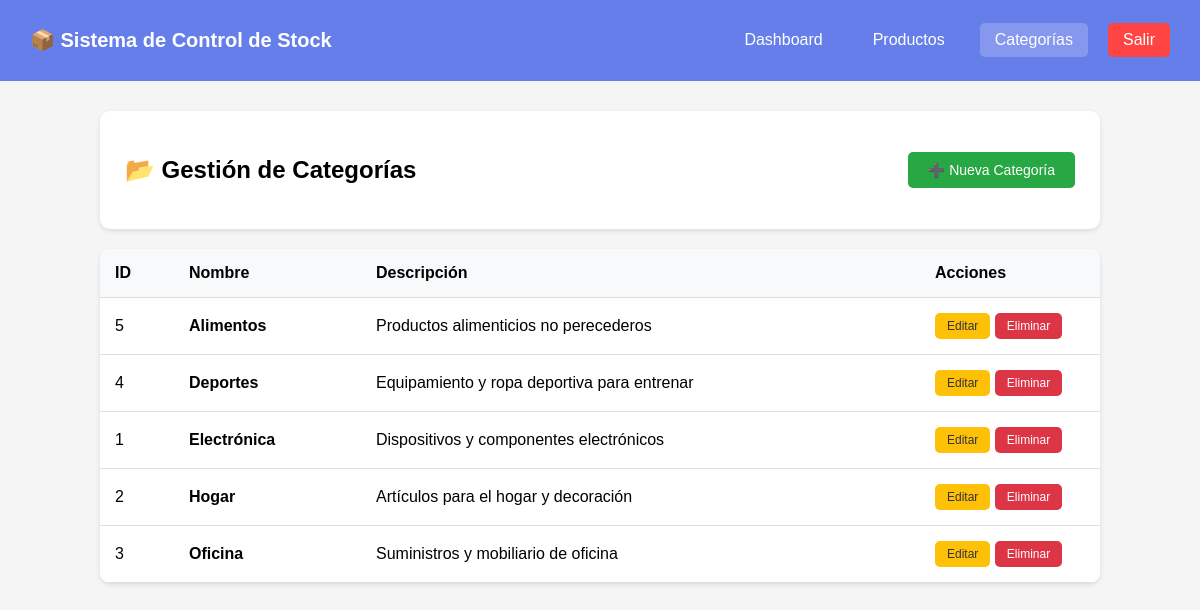
Page /categories.php (signed in) on the committed database.
### tables this page shows
CREATE TABLE `categorias` (
  `id` int(11) NOT NULL,
  `nombre` varchar(50) NOT NULL,
  `descripcion` text DEFAULT NULL
);

### categories.php (called while the page is built, shortened)
<?php
require_once 'config/database.php';
require_once 'models/CategoryModel.php';
$categoryModel = new CategoryModel();
$categorias = $categoryModel->getAll();
require_once 'views/pages/categories_list.php';
?>

### models/CategoryModel.php (called while the page is built, shortened)
<?php
require_once __DIR__ . '/../config/database.php';
class CategoryModel {
    private $conn;
    public function __construct() {
        $db = new Database();
        $this->conn = $db->getConnection();
    }
    public function getAll() {
        $stmt = $this->conn->query("SELECT * FROM categorias ORDER BY nombre ASC");
        return $stmt->fetchAll();
    }
}
?>

### config/database.php (called while the page is built, shortened)
<?php
class Database {
    private $host = 'localhost';
    private $db_name = 'sistemas_stock';
    private $username = 'root';
    private $password = '';
    public function getConnection() {
        $this->conn = null;
        try {
            $this->conn = new PDO(
                "mysql:host=" . $this->host . ";dbname=" . $this->db_name . ";charset=utf8mb4",
                $this->username,
                $this->password
            );
            $this->conn->setAttribute(PDO::ATTR_ERRMODE, PDO::ERRMODE_EXCEPTION);
            $this->conn->setAttribute(PDO::ATTR_DEFAULT_FETCH_MODE, PDO::FETCH_ASSOC);
            $this->conn->setAttribute(PDO::ATTR_EMULATE_PREPARES, false);
        } catch(PDOException $e) {
            echo "Error de conexión: " . $e->getMessage();
        }
        return $this->conn;
    }
}
?>

### views/pages/categories_list.php (the view, shortened to what this page needs)
<!DOCTYPE html>
<html lang="es">
<head>
</head>
<body>
    <div class="navbar">
        <h1>📦 Sistema de Control de Stock</h1>
        <div class="nav-links">
            <a href="/tp_stock/dashboard.php">Dashboard</a>
            <a href="/tp_stock/products.php">Productos</a>
            <a href="/tp_stock/categories.php" class="active">Categorías</a>
            <a href="/tp_stock/logout.php" style="background: #ff4444;">Salir</a>
        </div>
    </div>
    <div class="container">
        <div class="header-section">
            <h2>📂 Gestión de Categorías</h2>
            <a href="/tp_stock/category_create.php" class="btn btn-new">➕ Nueva Categoría</a>
        </div>
        <table>
            <thead>
                <tr>
                    <th>ID</th>
                    <th>Nombre</th>
                    <th>Descripción</th>
                    <th style="width: 150px;">Acciones</th>
                </tr>
            </thead>
            <tbody>
                <?php if (count($categorias) > 0): ?>
                    <?php foreach ($categorias as $cat): ?>
                    <tr>
                        <td><?= $cat['id'] ?></td>
                        <td><strong><?= htmlspecialchars($cat['nombre']) ?></strong></td>
                        <td><?= htmlspecialchars($cat['descripcion'] ?: 'Sin descripción') ?></td>
                        <td>
                            <a href="/tp_stock/category_edit.php?id=<?= $cat['id'] ?>" class="btn btn-edit">Editar</a>
                            <?php if ($_SESSION['user_rol'] === 'admin'): ?>
                            <a href="/tp_stock/category_delete.php?id=<?= $cat['id'] ?>" class="btn btn-delete" onclick="return confirm('¿Seguro que querés eliminar esta categoría? Si tiene productos asociados, no se podrá borrar.')">Eliminar</a>
                            <?php endif; ?>
                        </td>
                    </tr>
                    <?php endforeach; ?>
                <?php else: ?>
                    <tr><td colspan="4" style="text-align: center; color: #777;">No hay categorías registradas.</td></tr>
                <?php endif; ?>
            </tbody>
        </table>
    </div>
</body>
</html>

### views/pages/categories_list.php (style rules this page uses)
body { font-family: Arial, sans-serif; background: #f5f5f5; margin: 0; }
.navbar { background: #667eea; color: white; padding: 15px 30px; display: flex; justify-content: space-between; align-items: center; }
.navbar h1 { font-size: 20px; }
.nav-links { display: flex; gap: 20px; align-items: center; }
.nav-links a { color: white; text-decoration: none; padding: 8px 15px; border-radius: 5px; }
.nav-links a:hover, .nav-links a.active { background: rgba(255,255,255,0.2); }
.container { max-width: 1000px; margin: 30px auto; padding: 0 20px; }
.header-section { background: white; padding: 25px; border-radius: 10px; box-shadow: 0 2px 5px rgba(0,0,0,0.1); margin-bottom: 20px; display: flex; justify-content: space-between; align-items: center; }
.btn { padding: 10px 20px; border: none; border-radius: 5px; text-decoration: none; font-size: 14px; cursor: pointer; display: inline-block; }
.btn-new { background: #28a745; color: white; }
.btn-edit { background: #ffc107; color: #333; padding: 6px 12px; font-size: 12px; }
.btn-delete { background: #dc3545; color: white; padding: 6px 12px; font-size: 12px; }
table { width: 100%; background: white; border-collapse: collapse; border-radius: 10px; overflow: hidden; box-shadow: 0 2px 5px rgba(0,0,0,0.1); }
th, td { padding: 15px; text-align: left; border-bottom: 1px solid #ddd; }
th { background: #f8f9fa; font-weight: bold; }

### rows in the picture
categorias: id "5", nombre "Alimentos", descripcion "Productos alimenticios no perecederos"
categorias: id "4", nombre "Deportes", descripcion "Equipamiento y ropa deportiva para entrenar"
categorias: id "1", nombre "Electrónica", descripcion "Dispositivos y componentes electrónicos"
categorias: id "2", nombre "Hogar", descripcion "Artículos para el hogar y decoración"
categorias: id "3", nombre "Oficina", descripcion "Suministros y mobiliario de oficina"
